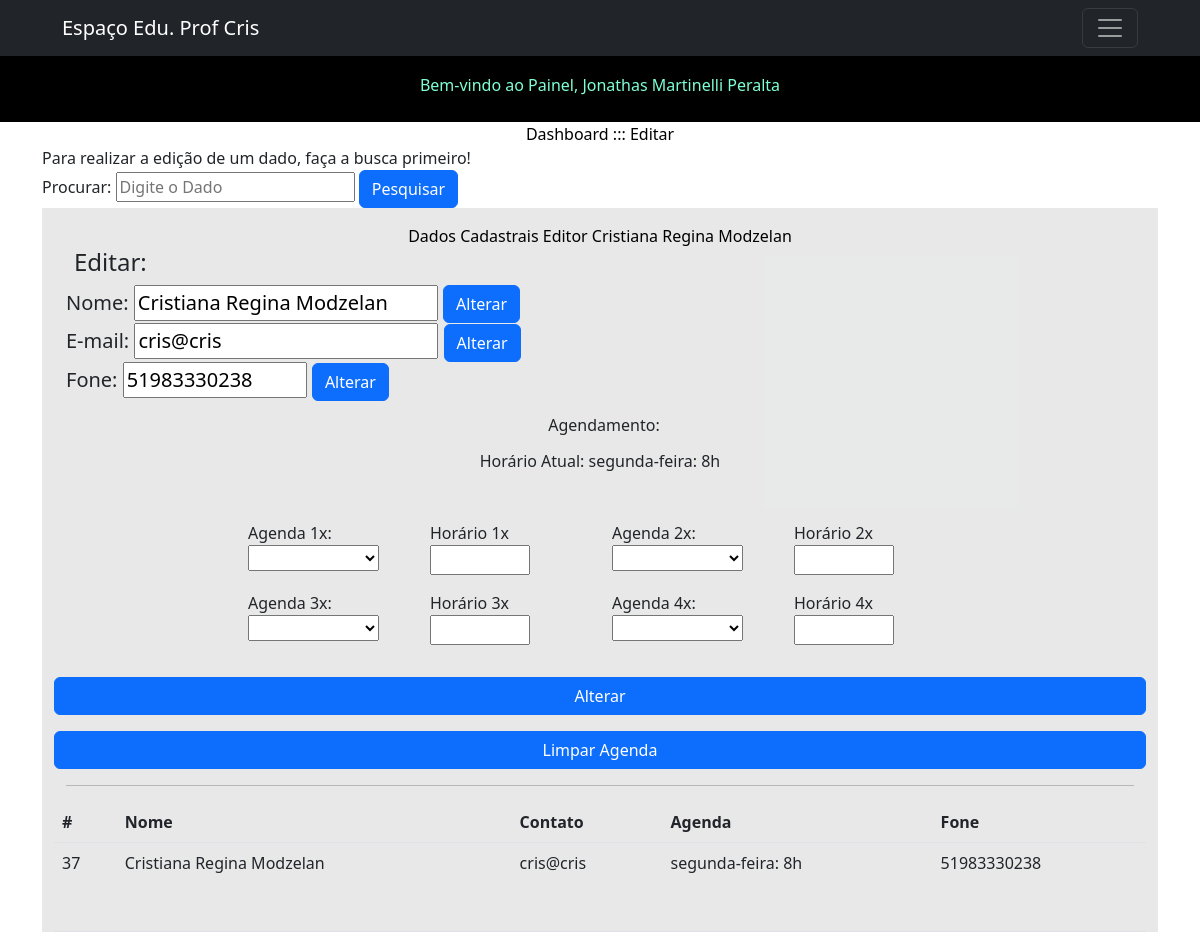
/editar.php?busca=Cristiana Regina Modzelan (signed in), run on the app's committed database.
### tables this page shows
CREATE TABLE `usuarios` (
  `id` int(11) NOT NULL,
  `nome` varchar(140) NOT NULL,
  `fone` varchar(20) NOT NULL,
  `responsavel` varchar(140) NOT NULL,
  `endereco` varchar(150) NOT NULL,
  `email` varchar(140) NOT NULL,
  `data_nasc` date NOT NULL,
  `tipo` varchar(20) NOT NULL,
  `agenda` varchar(150) NOT NULL,
  `senha` varchar(16) NOT NULL,
  `aulas` longtext NOT NULL,
  `matricula` varchar(100) NOT NULL,
  `financeiro_aberto` varchar(500) NOT NULL,
  `financeiro_pago` varchar(500) NOT NULL,
  `valor_aula` varchar(20) NOT NULL,
  `divida_ativa` varchar(20) NOT NULL,
  `divida_paga` varchar(20) NOT NULL,
  `reg_aula` text NOT NULL
);

### editar.php (the view, shortened to what this page needs)
 <?php
include('conexao.php');
?>
<!doctype html>
<html lang="pt-br">
<head>
  <link href="https://cdn.jsdelivr.net/npm/bootstrap@5.2.1/dist/css/bootstrap.min.css" rel="stylesheet"
>
</head>
<body>
  <header>
  <?php include('nav.php'); ?>
  </header>
  <main>
  <div class="container">
    <p class="text-center m-auto" style="color: black;">Dashboard ::: Editar</p>
<label>Para realizar a edição de um dado, faça a busca primeiro!</label><br>
<form action="">
  <label>Procurar:</label>
    <input name="busca" placeholder="Digite o Dado" type="text">
    <button class="btn btn-primary" type="submit" role="button">Pesquisar</button>
</form>
<div class="container bg-opacity-10 bg-dark">
<table class="table" border="1">
<table class="table">
  <thead>
    <tr>
        <th scope="col">#</th>
      <th scope="col">Nome</th>
      <th scope="col">Contato</th>
      <th scope="col">Agenda</th>
      <th scope="col">Fone</th>
    </tr>
  </thead>
  <tbody>
  <?php
  if (!isset($_GET['busca'])) {
    ?>
  <tr>
      <th scope="row">#</th>
      <td colspan="3">Digite para pesquisar</td>
    </tr>
    <?php
} else {
  $pesquisa = $mysqli->real_escape_string($_GET['busca']);
$sql_code = "SELECT *
FROM usuarios
WHERE nome LIKE '%$pesquisa%'
OR tipo LIKE '%$pesquisa%'
OR responsavel LIKE '%$pesquisa%'
OR fone LIKE '%$pesquisa%'
OR agenda LIKE '%$pesquisa%'";
$sql_query = $mysqli->query($sql_code) or die("Error ao consultar" . $mysqli->error);
if ($sql_query->num_rows == 0) {
  ?>
  <tr>
  <th scope="row">1</th>
  <td colspan="3">Resultados NÃO encontrados...</td>
</tr>
<?php
} else {
while($dados = $sql_query->fetch_assoc()){
  ?>
  <tr>
    <td><?php echo $dados['id']; ?></td>
    <td><?php echo $dados['nome']; ?></td>
    <td><?php echo $dados['email']; ?></td>
    <td><?php echo $dados['agenda']; ?></td>
    <td><?php echo $dados['fone']; ?></td>
    <p class="text-center m-auto" style="color: black;">Dados Cadastrais Editor <?php echo $dados['nome']; ?></p>
    <div class="container">
  <div class="row justify-content-md-center">
            <form action="processar_nome.php" method="POST">
        <div class="d-flex flex-row align-items-center justify-content-center justify-content-lg-start">
           <p class="lead fw-normal mb-1 me-2">
          <p class="h4">Editar:</p></p></div>
        <div class="flex-rowjustify-content-md-center">
          <p class="lead fw-normal mb-0 me-2">
          <label>Nome:</label>
          <input type="text" name="nome" placeholder="" value="<?php echo $dados['nome']; ?>">
            <button class="btn btn-primary" type="submit">Alterar</button>
        </p></div>
    </form>
    <form action="processar_email.php" method="POST">
          <div class="d-flex flex-row align-items-center justify-content-center justify-content-lg-start">
          <p class="lead fw-normal mb-0 me-2">
          <label>E-mail:</label>
          <input type="text" name="email" placeholder="" value="<?php echo $dados['email']; ?>">
            <button class="btn btn-primary" type="submit">Alterar</button>
        </p></div>
    </form>
    <form action="processar_fone.php" method="POST">
          <div class="d-flex flex-row align-items-center justify-content-center justify-content-lg-start">
          <p class="lead fw-normal mb-0 me-2">
          <label>Fone:</label>
          <input type="text" name="fone" placeholder="" value="<?php echo $dados['fone']; ?>" size="10">
            <button class="btn btn-primary" type="submit">Alterar</button>
        </p></div>
    </form>
    <form action="processar_agenda.php" method="POST">
        <div class="d-flex flex-row align-items-center justify-content-center justify-content-lg-start">
           <p class="lead fw-normal mb-1 me-2">
           <p class="text-center m-auto">Agendamento:</p><br></br>
          <input type="hidden" name="nome" placeholder="" value="<?php echo $dados['nome']; ?>"></div>
          <p class="text-center m-auto">Horário Atual: <?php echo $dados['agenda']; ?></p>
        <div class="container">
        <div class="row justify-content-center">
    <div class="col-6 col-sm-2">
          <label>Agenda 1x:
          <select name="agenda" id="agenda">
          <option value=""></option>
          <option value="segunda-feira: ">Segunda-Feira</option>
          </select></div>
          <div class="col-6 col-sm-2">
            <label>Horário 1x</label>
            <input type="text" name="horario1x" size="5">
                    </p></p></div>
                    <div class="col-6 col-sm-2">
          <label>Agenda 2x:
          <select name="agenda2x" id="agenda2x">
          <option value=""></option>
          <option value="segunda-feira: ">Segunda-Feira</option>
          </select></div>
          <div class="col-6 col-sm-2">
                        <label>Horário 2x</label>
            <input type="text" name="horario2x" size="5">
        </p></p></div>
</div>
<div class="row justify-content-center">
<div class="col-6 col-sm-2">
          <label>Agenda 3x:
          <select name="agenda3x" id="agenda3x">
          <option value=""></option>
          <option value="segunda-feira: ">Segunda-Feira</option>
          </select></div>
          <div class="col-6 col-sm-2">
            <label>Horário 3x</label>
            <input type="text" name="horario3x" size="5">
                    </p></p></div>
                    <div class="col-6 col-sm-2">
          <label>Agenda 4x:
          <select name="agenda4x" id="agenda4x">
          <option value=""></option>
            <option value="segunda-feira: ">Segunda-Feira</option>
          </select></div>
          <div class="col-6 col-sm-2">
                        <label>Horário 4x</label>
            <input type="text" name="horario4x" size="5">
        </p></p></div>
        </p></div>
                  <div class="row align-items-center justify-content-center justify-content-lg-start">
                      <button class="btn btn-primary" type="submit">Alterar</button>
          </form>
          <form action="processar_agenda.php" method="POST">
          <button class="btn btn-primary" type="submit">Limpar Agenda</button>
          </div><hr></hr>
  </tr>
  <?php
}
} ?>
<?php
}
  ?>
</tbody>
</table></div>
</div>
  </main>
</body>
</html>

### data on the page
usuarios: id "37", nome "Cristiana Regina Modzelan", email "cris@cris", agenda "segunda-feira: 8h", fone "51983330238"

### other printed values
$_SESSION['nome'] "Jonathas Martinelli Peralta"
